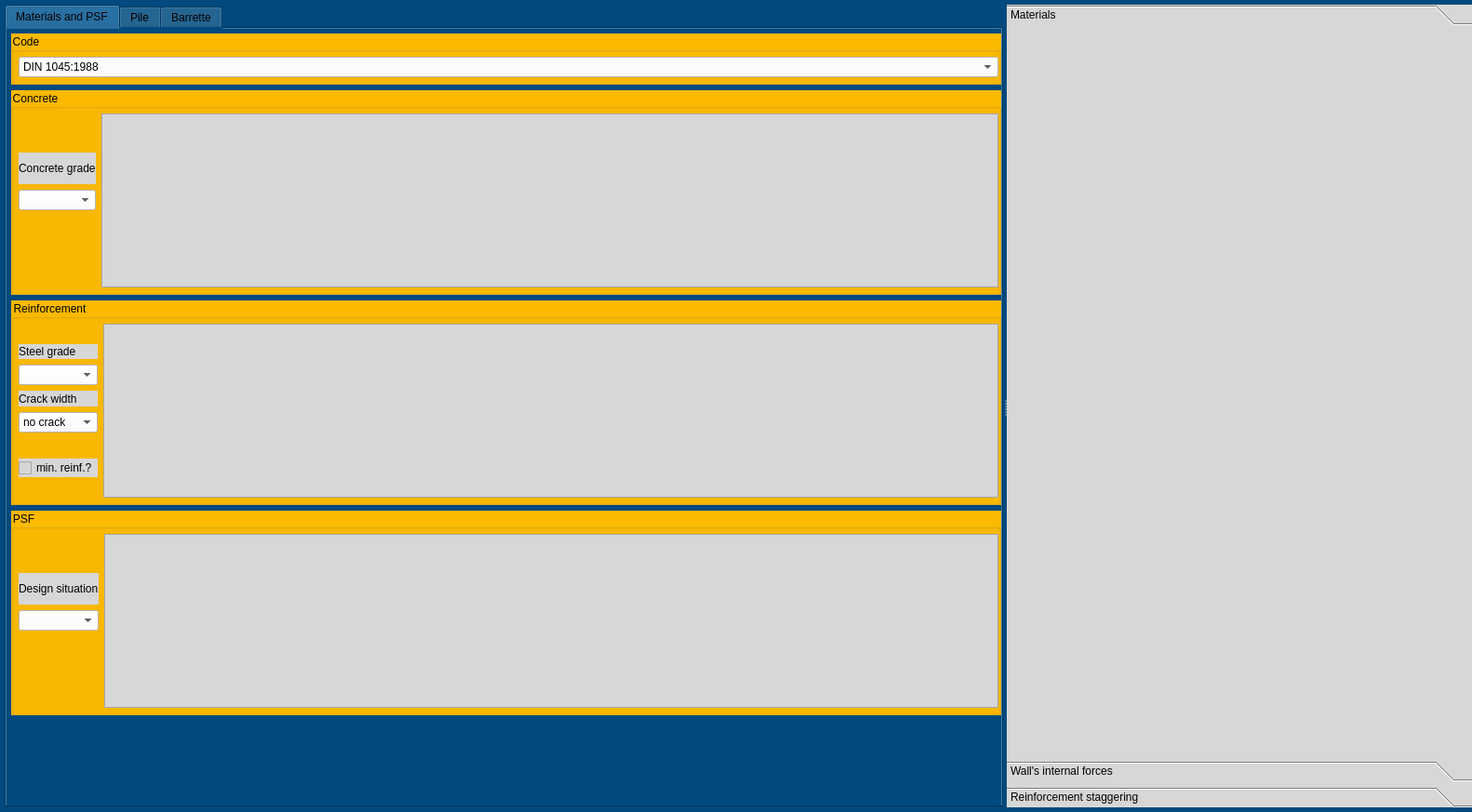
<?xml version="1.0" encoding="UTF-8"?>
<ui version="4.0">
 <class>Form</class>
 <widget class="QWidget" name="Form">
  <property name="geometry">
   <rect>
    <x>0</x>
    <y>0</y>
    <width>1567</width>
    <height>873</height>
   </rect>
  </property>
  <property name="windowTitle">
   <string>Wall dimensioning</string>
  </property>
  <property name="styleSheet">
   <string notr="true">QWidget{
background-color: rgb(0, 74, 127);
}

QPushButton{
background-color: rgb(205, 205, 205);
}

QLineEdit{
background-color:rgb(255, 255, 255)
}

QLabel{
background-color:rgb(215, 215, 215)
}

QCheckBox{
background-color:rgb(215, 215, 215)
}


QTableWidget{
background-color:rgb(215, 215, 215)
}

QComboBox{
background-color:rgb(255, 255, 255)
}


</string>
  </property>
  <layout class="QHBoxLayout" name="horizontalLayout">
   <property name="leftMargin">
    <number>5</number>
   </property>
   <property name="topMargin">
    <number>5</number>
   </property>
   <property name="rightMargin">
    <number>0</number>
   </property>
   <property name="bottomMargin">
    <number>5</number>
   </property>
   <item>
    <widget class="QSplitter" name="splitter">
     <property name="sizePolicy">
      <sizepolicy hsizetype="Preferred" vsizetype="Preferred">
       <horstretch>0</horstretch>
       <verstretch>0</verstretch>
      </sizepolicy>
     </property>
     <property name="baseSize">
      <size>
       <width>0</width>
       <height>0</height>
      </size>
     </property>
     <property name="orientation">
      <enum>Qt::Horizontal</enum>
     </property>
     <widget class="QTabWidget" name="tabWidget">
      <property name="sizePolicy">
       <sizepolicy hsizetype="MinimumExpanding" vsizetype="Expanding">
        <horstretch>0</horstretch>
        <verstretch>0</verstretch>
       </sizepolicy>
      </property>
      <property name="styleSheet">
       <string notr="true"/>
      </property>
      <property name="currentIndex">
       <number>0</number>
      </property>
      <widget class="QWidget" name="tab">
       <property name="styleSheet">
        <string notr="true">QGroupBox{
background-color: rgb(251, 185, 0);
}
</string>
       </property>
       <attribute name="title">
        <string>Materials and PSF</string>
       </attribute>
       <layout class="QVBoxLayout" name="verticalLayout">
        <property name="leftMargin">
         <number>5</number>
        </property>
        <property name="topMargin">
         <number>5</number>
        </property>
        <property name="rightMargin">
         <number>0</number>
        </property>
        <property name="bottomMargin">
         <number>5</number>
        </property>
        <item>
         <widget class="QGroupBox" name="groupBox">
          <property name="styleSheet">
           <string notr="true"/>
          </property>
          <property name="title">
           <string>Code</string>
          </property>
          <layout class="QGridLayout" name="gridLayout">
           <property name="leftMargin">
            <number>5</number>
           </property>
           <property name="topMargin">
            <number>5</number>
           </property>
           <property name="rightMargin">
            <number>0</number>
           </property>
           <property name="bottomMargin">
            <number>5</number>
           </property>
           <item row="0" column="0">
            <widget class="QComboBox" name="comboBox">
             <property name="styleSheet">
              <string notr="true">background-color: rgb(255, 255, 255);</string>
             </property>
             <item>
              <property name="text">
               <string>DIN 1045:1988</string>
              </property>
             </item>
             <item>
              <property name="text">
               <string>DIN 1045:2008</string>
              </property>
             </item>
             <item>
              <property name="text">
               <string>EN 1992-1-1:2004 (Eurocode 2)</string>
              </property>
             </item>
             <item>
              <property name="text">
               <string>DIN EN 1992-1-1:2004 + AX:2010 + NA:2011</string>
              </property>
             </item>
            </widget>
           </item>
          </layout>
         </widget>
        </item>
        <item>
         <widget class="QGroupBox" name="groupBox_2">
          <property name="title">
           <string>Concrete</string>
          </property>
          <layout class="QGridLayout" name="gridLayout_2">
           <property name="leftMargin">
            <number>5</number>
           </property>
           <property name="topMargin">
            <number>5</number>
           </property>
           <property name="rightMargin">
            <number>0</number>
           </property>
           <property name="bottomMargin">
            <number>5</number>
           </property>
           <item row="0" column="1" rowspan="5">
            <widget class="QTableWidget" name="tableWidget">
             <attribute name="horizontalHeaderDefaultSectionSize">
              <number>80</number>
             </attribute>
            </widget>
           </item>
           <item row="1" column="0">
            <widget class="QLabel" name="label">
             <property name="text">
              <string>Concrete grade</string>
             </property>
            </widget>
           </item>
           <item row="2" column="0">
            <widget class="QComboBox" name="comboBox_2">
             <property name="styleSheet">
              <string notr="true">background-color: rgb(255, 255, 255);</string>
             </property>
            </widget>
           </item>
          </layout>
         </widget>
        </item>
        <item>
         <widget class="QGroupBox" name="groupBox_3">
          <property name="title">
           <string>Reinforcement</string>
          </property>
          <layout class="QGridLayout" name="gridLayout_3">
           <property name="leftMargin">
            <number>5</number>
           </property>
           <property name="topMargin">
            <number>5</number>
           </property>
           <property name="rightMargin">
            <number>0</number>
           </property>
           <property name="bottomMargin">
            <number>5</number>
           </property>
           <item row="4" column="0">
            <widget class="QComboBox" name="comboBox_5">
             <property name="styleSheet">
              <string notr="true">background-color: rgb(255, 255, 255);</string>
             </property>
             <item>
              <property name="text">
               <string>no crack</string>
              </property>
             </item>
             <item>
              <property name="text">
               <string>0.4 mm</string>
              </property>
             </item>
             <item>
              <property name="text">
               <string>0.3 mm</string>
              </property>
             </item>
             <item>
              <property name="text">
               <string>0.2 mm</string>
              </property>
             </item>
            </widget>
           </item>
           <item row="3" column="0">
            <widget class="QLabel" name="label_4">
             <property name="text">
              <string>Crack width</string>
             </property>
            </widget>
           </item>
           <item row="2" column="0">
            <widget class="QComboBox" name="comboBox_3">
             <property name="styleSheet">
              <string notr="true">background-color: rgb(255, 255, 255);</string>
             </property>
            </widget>
           </item>
           <item row="1" column="0">
            <widget class="QLabel" name="label_2">
             <property name="text">
              <string>Steel grade</string>
             </property>
            </widget>
           </item>
           <item row="0" column="1" rowspan="8">
            <widget class="QTableWidget" name="tableWidget_2">
             <attribute name="horizontalHeaderDefaultSectionSize">
              <number>80</number>
             </attribute>
            </widget>
           </item>
           <item row="6" column="0">
            <widget class="QCheckBox" name="checkBox_4">
             <property name="text">
              <string>min. reinf.?</string>
             </property>
            </widget>
           </item>
          </layout>
         </widget>
        </item>
        <item>
         <widget class="QGroupBox" name="groupBox_4">
          <property name="title">
           <string>PSF</string>
          </property>
          <layout class="QGridLayout" name="gridLayout_4">
           <property name="leftMargin">
            <number>5</number>
           </property>
           <property name="topMargin">
            <number>5</number>
           </property>
           <property name="rightMargin">
            <number>0</number>
           </property>
           <property name="bottomMargin">
            <number>5</number>
           </property>
           <item row="1" column="0">
            <widget class="QLabel" name="label_3">
             <property name="text">
              <string>Design situation</string>
             </property>
            </widget>
           </item>
           <item row="0" column="1" rowspan="5">
            <widget class="QTableWidget" name="tableWidget_3">
             <attribute name="horizontalHeaderDefaultSectionSize">
              <number>80</number>
             </attribute>
            </widget>
           </item>
           <item row="2" column="0">
            <widget class="QComboBox" name="comboBox_4">
             <property name="styleSheet">
              <string notr="true">background-color: rgb(255, 255, 255);</string>
             </property>
            </widget>
           </item>
          </layout>
         </widget>
        </item>
        <item>
         <spacer name="verticalSpacer">
          <property name="orientation">
           <enum>Qt::Vertical</enum>
          </property>
          <property name="sizeHint" stdset="0">
           <size>
            <width>20</width>
            <height>97</height>
           </size>
          </property>
         </spacer>
        </item>
       </layout>
      </widget>
      <widget class="QWidget" name="tab_2">
       <property name="styleSheet">
        <string notr="true">QGroupBox{
background-color: rgb(251, 185, 0);
}</string>
       </property>
       <attribute name="title">
        <string>Pile</string>
       </attribute>
       <layout class="QVBoxLayout" name="verticalLayout_3">
        <property name="leftMargin">
         <number>5</number>
        </property>
        <property name="topMargin">
         <number>5</number>
        </property>
        <property name="rightMargin">
         <number>0</number>
        </property>
        <property name="bottomMargin">
         <number>5</number>
        </property>
        <item>
         <widget class="QGroupBox" name="groupBox_5">
          <property name="maximumSize">
           <size>
            <width>16777215</width>
            <height>200</height>
           </size>
          </property>
          <property name="title">
           <string>Cross-section</string>
          </property>
          <layout class="QGridLayout" name="gridLayout_5">
           <property name="leftMargin">
            <number>5</number>
           </property>
           <property name="topMargin">
            <number>5</number>
           </property>
           <property name="rightMargin">
            <number>0</number>
           </property>
           <property name="bottomMargin">
            <number>5</number>
           </property>
           <item row="0" column="0">
            <layout class="QHBoxLayout" name="horizontalLayout_2">
             <item>
              <widget class="QTableWidget" name="tableWidget_4">
               <property name="maximumSize">
                <size>
                 <width>16777215</width>
                 <height>16777215</height>
                </size>
               </property>
               <attribute name="horizontalHeaderDefaultSectionSize">
                <number>80</number>
               </attribute>
              </widget>
             </item>
             <item>
              <widget class="QWidget" name="widget_2" native="true">
               <property name="minimumSize">
                <size>
                 <width>100</width>
                 <height>0</height>
                </size>
               </property>
              </widget>
             </item>
            </layout>
           </item>
          </layout>
         </widget>
        </item>
        <item>
         <widget class="QGroupBox" name="groupBox_6">
          <property name="title">
           <string>Reinforcement staggering</string>
          </property>
          <layout class="QGridLayout" name="gridLayout_6">
           <property name="leftMargin">
            <number>5</number>
           </property>
           <property name="topMargin">
            <number>5</number>
           </property>
           <property name="bottomMargin">
            <number>5</number>
           </property>
           <item row="0" column="9">
            <widget class="QLabel" name="label_15">
             <property name="toolTip">
              <string>&lt;html&gt;&lt;head/&gt;&lt;body&gt;&lt;p&gt;For taking into account partial compressive axial force, please set the percentage used before loading internal forces.&lt;/p&gt;&lt;p&gt;When loading internal forces from PLAXIS2D's report generation, please set the x coordinate for wall beforehand. This setting is to select a wall among multiple walls existing in the PLAXIS2D's model.&lt;/p&gt;&lt;p&gt;When exporting data from PLAXIS2D Output, in addition to Table of plate force evelopes, the table for total displacement should also be selected. Displacements are used for plotting only. &lt;br/&gt;&lt;img src=&quot;:/images/wall_data_selection_plaxis2d.PNG&quot;/&gt;&lt;/p&gt;&lt;p&gt;To calculate the required reinforcement, the user can select between two methods: py_StB and 0_stb. py_StB is a Python counterpart of 0_stb. If 0_stb is selected, the Excel tool 0_stb.xlsm will be opened. Please just close this Excel file after the calculation is finished.&lt;/p&gt;&lt;/body&gt;&lt;/html&gt;</string>
             </property>
             <property name="styleSheet">
              <string notr="true">background-color: rgb(85, 255, 255);</string>
             </property>
             <property name="text">
              <string>Information?</string>
             </property>
            </widget>
           </item>
           <item row="1" column="4">
            <widget class="QComboBox" name="comboBox_7">
             <property name="styleSheet">
              <string notr="true">background-color: rgb(255, 255, 255);</string>
             </property>
             <item>
              <property name="text">
               <string>py_StB</string>
              </property>
             </item>
             <item>
              <property name="text">
               <string>0_stb</string>
              </property>
             </item>
            </widget>
           </item>
           <item row="4" column="8" colspan="2">
            <widget class="QLineEdit" name="lineEdit_2">
             <property name="sizePolicy">
              <sizepolicy hsizetype="Minimum" vsizetype="Fixed">
               <horstretch>0</horstretch>
               <verstretch>0</verstretch>
              </sizepolicy>
             </property>
             <property name="styleSheet">
              <string notr="true">background-color: rgb(242, 255, 116);</string>
             </property>
             <property name="text">
              <string>10, 12, 16, 20</string>
             </property>
            </widget>
           </item>
           <item row="0" column="1">
            <widget class="QLabel" name="label_14">
             <property name="sizePolicy">
              <sizepolicy hsizetype="Minimum" vsizetype="Preferred">
               <horstretch>0</horstretch>
               <verstretch>0</verstretch>
              </sizepolicy>
             </property>
             <property name="text">
              <string>Wall position, x = </string>
             </property>
            </widget>
           </item>
           <item row="0" column="3">
            <widget class="QLineEdit" name="lineEdit_7">
             <property name="sizePolicy">
              <sizepolicy hsizetype="Minimum" vsizetype="Fixed">
               <horstretch>0</horstretch>
               <verstretch>0</verstretch>
              </sizepolicy>
             </property>
             <property name="text">
              <string>0.0</string>
             </property>
            </widget>
           </item>
           <item row="0" column="5">
            <widget class="QLineEdit" name="lineEdit_5">
             <property name="sizePolicy">
              <sizepolicy hsizetype="Minimum" vsizetype="Fixed">
               <horstretch>0</horstretch>
               <verstretch>0</verstretch>
              </sizepolicy>
             </property>
             <property name="text">
              <string/>
             </property>
            </widget>
           </item>
           <item row="4" column="3" colspan="2">
            <widget class="QLineEdit" name="lineEdit">
             <property name="sizePolicy">
              <sizepolicy hsizetype="Minimum" vsizetype="Fixed">
               <horstretch>0</horstretch>
               <verstretch>0</verstretch>
              </sizepolicy>
             </property>
             <property name="styleSheet">
              <string notr="true">background-color: rgb(242, 255, 116);</string>
             </property>
             <property name="text">
              <string>25, 32, 40, D25, D32, D40</string>
             </property>
            </widget>
           </item>
           <item row="1" column="3">
            <widget class="QLabel" name="label_10">
             <property name="sizePolicy">
              <sizepolicy hsizetype="Minimum" vsizetype="Preferred">
               <horstretch>0</horstretch>
               <verstretch>0</verstretch>
              </sizepolicy>
             </property>
             <property name="text">
              <string>Calculation method: </string>
             </property>
            </widget>
           </item>
           <item row="0" column="7" colspan="2">
            <spacer name="horizontalSpacer_8">
             <property name="orientation">
              <enum>Qt::Horizontal</enum>
             </property>
             <property name="sizeHint" stdset="0">
              <size>
               <width>40</width>
               <height>20</height>
              </size>
             </property>
            </spacer>
           </item>
           <item row="1" column="5" colspan="3">
            <spacer name="horizontalSpacer_9">
             <property name="orientation">
              <enum>Qt::Horizontal</enum>
             </property>
             <property name="sizeHint" stdset="0">
              <size>
               <width>40</width>
               <height>20</height>
              </size>
             </property>
            </spacer>
           </item>
           <item row="4" column="1">
            <widget class="QLabel" name="label_5">
             <property name="text">
              <string>Bar diameters for vertical reinf.</string>
             </property>
            </widget>
           </item>
           <item row="1" column="8">
            <widget class="QCheckBox" name="checkBox">
             <property name="text">
              <string>Separate graphs</string>
             </property>
            </widget>
           </item>
           <item row="4" column="5">
            <spacer name="horizontalSpacer_10">
             <property name="orientation">
              <enum>Qt::Horizontal</enum>
             </property>
             <property name="sizeHint" stdset="0">
              <size>
               <width>40</width>
               <height>20</height>
              </size>
             </property>
            </spacer>
           </item>
           <item row="0" column="4">
            <widget class="QLabel" name="label_12">
             <property name="sizePolicy">
              <sizepolicy hsizetype="Minimum" vsizetype="Preferred">
               <horstretch>0</horstretch>
               <verstretch>0</verstretch>
              </sizepolicy>
             </property>
             <property name="text">
              <string>Compressive axial force N [%]</string>
             </property>
            </widget>
           </item>
           <item row="2" column="5">
            <spacer name="horizontalSpacer_3">
             <property name="orientation">
              <enum>Qt::Horizontal</enum>
             </property>
             <property name="sizeHint" stdset="0">
              <size>
               <width>40</width>
               <height>20</height>
              </size>
             </property>
            </spacer>
           </item>
           <item row="5" column="5" colspan="5">
            <widget class="QTableWidget" name="tableWidget_6">
             <property name="styleSheet">
              <string notr="true"/>
             </property>
             <attribute name="horizontalHeaderDefaultSectionSize">
              <number>60</number>
             </attribute>
            </widget>
           </item>
           <item row="5" column="1" colspan="4">
            <widget class="QTableWidget" name="tableWidget_5">
             <property name="styleSheet">
              <string notr="true"/>
             </property>
             <attribute name="horizontalHeaderDefaultSectionSize">
              <number>60</number>
             </attribute>
            </widget>
           </item>
           <item row="2" column="8">
            <widget class="QPushButton" name="pushButton_3">
             <property name="text">
              <string>Print report</string>
             </property>
            </widget>
           </item>
           <item row="2" column="9">
            <widget class="QPushButton" name="pushButton_9">
             <property name="text">
              <string>Email Ragadeep</string>
             </property>
            </widget>
           </item>
           <item row="2" column="7">
            <spacer name="horizontalSpacer">
             <property name="orientation">
              <enum>Qt::Horizontal</enum>
             </property>
             <property name="sizeHint" stdset="0">
              <size>
               <width>40</width>
               <height>20</height>
              </size>
             </property>
            </spacer>
           </item>
           <item row="2" column="1">
            <widget class="QPushButton" name="pushButton">
             <property name="enabled">
              <bool>true</bool>
             </property>
             <property name="text">
              <string>Load wall's internal forces</string>
             </property>
             <property name="checkable">
              <bool>false</bool>
             </property>
             <property name="checked">
              <bool>false</bool>
             </property>
             <property name="autoRepeat">
              <bool>false</bool>
             </property>
             <property name="autoDefault">
              <bool>false</bool>
             </property>
             <property name="default">
              <bool>false</bool>
             </property>
             <property name="flat">
              <bool>false</bool>
             </property>
            </widget>
           </item>
           <item row="1" column="1">
            <widget class="QPushButton" name="pushButton_11">
             <property name="text">
              <string>Load data from  PLAXIS report generator</string>
             </property>
            </widget>
           </item>
           <item row="1" column="9">
            <widget class="QPushButton" name="pushButton_7">
             <property name="text">
              <string>Write file</string>
             </property>
            </widget>
           </item>
           <item row="4" column="7">
            <widget class="QLabel" name="label_6">
             <property name="text">
              <string>Bar diameters for shear reinf.</string>
             </property>
            </widget>
           </item>
           <item row="2" column="3">
            <widget class="QPushButton" name="pushButton_2">
             <property name="text">
              <string>Calc. req. reinf</string>
             </property>
            </widget>
           </item>
           <item row="2" column="4">
            <widget class="QPushButton" name="pushButton_13">
             <property name="text">
              <string>Load calculated reinf</string>
             </property>
            </widget>
           </item>
          </layout>
         </widget>
        </item>
        <item>
         <widget class="QLabel" name="label_9">
          <property name="text">
           <string>Data path: </string>
          </property>
         </widget>
        </item>
       </layout>
      </widget>
      <widget class="QWidget" name="tab_3">
       <property name="styleSheet">
        <string notr="true">QGroupBox{
background-color: rgb(251, 185, 0);
}</string>
       </property>
       <attribute name="title">
        <string>Barrette</string>
       </attribute>
       <layout class="QVBoxLayout" name="verticalLayout_6">
        <property name="leftMargin">
         <number>5</number>
        </property>
        <property name="topMargin">
         <number>5</number>
        </property>
        <property name="rightMargin">
         <number>0</number>
        </property>
        <property name="bottomMargin">
         <number>5</number>
        </property>
        <item>
         <widget class="QGroupBox" name="groupBox_7">
          <property name="maximumSize">
           <size>
            <width>16777215</width>
            <height>200</height>
           </size>
          </property>
          <property name="title">
           <string>Cross-section</string>
          </property>
          <layout class="QGridLayout" name="gridLayout_7">
           <property name="leftMargin">
            <number>5</number>
           </property>
           <property name="topMargin">
            <number>5</number>
           </property>
           <property name="rightMargin">
            <number>0</number>
           </property>
           <property name="bottomMargin">
            <number>5</number>
           </property>
           <item row="0" column="1">
            <layout class="QHBoxLayout" name="horizontalLayout_3">
             <item>
              <widget class="QTableWidget" name="tableWidget_7">
               <property name="maximumSize">
                <size>
                 <width>16777215</width>
                 <height>16777215</height>
                </size>
               </property>
               <attribute name="horizontalHeaderDefaultSectionSize">
                <number>80</number>
               </attribute>
              </widget>
             </item>
             <item>
              <widget class="QWidget" name="widget_5" native="true">
               <property name="minimumSize">
                <size>
                 <width>100</width>
                 <height>0</height>
                </size>
               </property>
              </widget>
             </item>
            </layout>
           </item>
          </layout>
         </widget>
        </item>
        <item>
         <widget class="QGroupBox" name="groupBox_8">
          <property name="title">
           <string>Reinforcement staggering</string>
          </property>
          <layout class="QGridLayout" name="gridLayout_8">
           <property name="leftMargin">
            <number>5</number>
           </property>
           <property name="topMargin">
            <number>5</number>
           </property>
           <property name="rightMargin">
            <number>0</number>
           </property>
           <property name="bottomMargin">
            <number>5</number>
           </property>
           <item row="2" column="4" colspan="3">
            <spacer name="horizontalSpacer_7">
             <property name="orientation">
              <enum>Qt::Horizontal</enum>
             </property>
             <property name="sizeHint" stdset="0">
              <size>
               <width>40</width>
               <height>20</height>
              </size>
             </property>
            </spacer>
           </item>
           <item row="1" column="1">
            <widget class="QLabel" name="label_11">
             <property name="text">
              <string>Calculation method:</string>
             </property>
            </widget>
           </item>
           <item row="3" column="1">
            <widget class="QLineEdit" name="lineEdit_3">
             <property name="sizePolicy">
              <sizepolicy hsizetype="Minimum" vsizetype="Fixed">
               <horstretch>0</horstretch>
               <verstretch>0</verstretch>
              </sizepolicy>
             </property>
             <property name="styleSheet">
              <string notr="true">background-color: rgb(242, 255, 116);</string>
             </property>
             <property name="text">
              <string>25, 32, 40, D25, D32, D40</string>
             </property>
            </widget>
           </item>
           <item row="0" column="1">
            <widget class="QLineEdit" name="lineEdit_8">
             <property name="sizePolicy">
              <sizepolicy hsizetype="Minimum" vsizetype="Fixed">
               <horstretch>0</horstretch>
               <verstretch>0</verstretch>
              </sizepolicy>
             </property>
             <property name="text">
              <string>0.0</string>
             </property>
            </widget>
           </item>
           <item row="2" column="3">
            <widget class="QCheckBox" name="checkBox_3">
             <property name="text">
              <string>Symmetric?</string>
             </property>
            </widget>
           </item>
           <item row="3" column="0">
            <widget class="QLabel" name="label_7">
             <property name="text">
              <string>Bar diameters for vertical reinf.</string>
             </property>
            </widget>
           </item>
           <item row="2" column="9">
            <widget class="QPushButton" name="pushButton_6">
             <property name="text">
              <string>Print report</string>
             </property>
            </widget>
           </item>
           <item row="3" column="9" colspan="2">
            <widget class="QLineEdit" name="lineEdit_4">
             <property name="sizePolicy">
              <sizepolicy hsizetype="Minimum" vsizetype="Fixed">
               <horstretch>0</horstretch>
               <verstretch>0</verstretch>
              </sizepolicy>
             </property>
             <property name="styleSheet">
              <string notr="true">background-color: rgb(242, 255, 116);</string>
             </property>
             <property name="text">
              <string>10, 12, 16, 20</string>
             </property>
            </widget>
           </item>
           <item row="1" column="10">
            <widget class="QPushButton" name="pushButton_8">
             <property name="text">
              <string>Write file</string>
             </property>
            </widget>
           </item>
           <item row="0" column="0">
            <widget class="QLabel" name="label_16">
             <property name="text">
              <string>Wall position, x =</string>
             </property>
            </widget>
           </item>
           <item row="2" column="10">
            <widget class="QPushButton" name="pushButton_10">
             <property name="text">
              <string>Email Ragadeep</string>
             </property>
            </widget>
           </item>
           <item row="2" column="7" colspan="2">
            <spacer name="horizontalSpacer_2">
             <property name="orientation">
              <enum>Qt::Horizontal</enum>
             </property>
             <property name="sizeHint" stdset="0">
              <size>
               <width>40</width>
               <height>20</height>
              </size>
             </property>
            </spacer>
           </item>
           <item row="1" column="9">
            <widget class="QCheckBox" name="checkBox_2">
             <property name="text">
              <string>Separate graphs</string>
             </property>
            </widget>
           </item>
           <item row="1" column="0">
            <widget class="QPushButton" name="pushButton_12">
             <property name="text">
              <string>Load data from  PLAXIS report generator</string>
             </property>
            </widget>
           </item>
           <item row="2" column="1">
            <widget class="QPushButton" name="pushButton_5">
             <property name="text">
              <string>Calc. req. reinf</string>
             </property>
            </widget>
           </item>
           <item row="3" column="7" colspan="2">
            <widget class="QLabel" name="label_8">
             <property name="text">
              <string>Bar diameters for shear reinf.</string>
             </property>
            </widget>
           </item>
           <item row="0" column="10">
            <widget class="QLabel" name="label_17">
             <property name="toolTip">
              <string>&lt;html&gt;&lt;head/&gt;&lt;body&gt;&lt;p&gt;For taking into account partial compressive axial force, please set the percentage used before loading internal forces.&lt;/p&gt;&lt;p&gt;When loading internal forces from PLAXIS2D's report generation, please set the x coordinate for wall beforehand. This setting is to select a wall among multiple walls existing in the PLAXIS2D's model.&lt;/p&gt;&lt;p&gt;When exporting data from PLAXIS2D Output, in addition to Table of plate force evelopes, the table for total displacement should also be selected. Displacements are used for plotting only. &lt;br/&gt;&lt;img src=&quot;:/images/wall_data_selection_plaxis2d.PNG&quot;/&gt;&lt;/p&gt;&lt;p&gt;To calculate the required reinforcement, the user can select between two methods: py_StB and 0_stb. py_StB is a Python counterpart of 0_stb. If 0_stb is selected, the Excel tool 0_stb.xlsm will be opened. Please just close this Excel file after the calculation is finished.&lt;/p&gt;&lt;/body&gt;&lt;/html&gt;</string>
             </property>
             <property name="styleSheet">
              <string notr="true">background-color: rgb(85, 255, 255);</string>
             </property>
             <property name="text">
              <string>Information?</string>
             </property>
            </widget>
           </item>
           <item row="4" column="0" colspan="11">
            <widget class="QTabWidget" name="tabWidget_2">
             <property name="currentIndex">
              <number>0</number>
             </property>
             <widget class="QWidget" name="tab_4">
              <attribute name="title">
               <string>Vertical reinforcement</string>
              </attribute>
              <layout class="QGridLayout" name="gridLayout_9">
               <property name="leftMargin">
                <number>0</number>
               </property>
               <property name="topMargin">
                <number>0</number>
               </property>
               <property name="rightMargin">
                <number>0</number>
               </property>
               <property name="bottomMargin">
                <number>0</number>
               </property>
               <item row="0" column="0">
                <widget class="QTableWidget" name="tableWidget_8"/>
               </item>
               <item row="0" column="1">
                <widget class="QTableWidget" name="tableWidget_9"/>
               </item>
              </layout>
             </widget>
             <widget class="QWidget" name="tab_5">
              <attribute name="title">
               <string>Horizontal reinforcement</string>
              </attribute>
              <layout class="QGridLayout" name="gridLayout_10">
               <property name="leftMargin">
                <number>0</number>
               </property>
               <property name="topMargin">
                <number>0</number>
               </property>
               <property name="rightMargin">
                <number>0</number>
               </property>
               <property name="bottomMargin">
                <number>0</number>
               </property>
               <item row="0" column="0">
                <widget class="QTableWidget" name="tableWidget_10"/>
               </item>
              </layout>
             </widget>
            </widget>
           </item>
           <item row="0" column="5" colspan="5">
            <spacer name="horizontalSpacer_4">
             <property name="orientation">
              <enum>Qt::Horizontal</enum>
             </property>
             <property name="sizeHint" stdset="0">
              <size>
               <width>40</width>
               <height>20</height>
              </size>
             </property>
            </spacer>
           </item>
           <item row="2" column="0">
            <widget class="QPushButton" name="pushButton_4">
             <property name="enabled">
              <bool>true</bool>
             </property>
             <property name="text">
              <string>Load wall's internal forces</string>
             </property>
             <property name="checkable">
              <bool>false</bool>
             </property>
             <property name="checked">
              <bool>false</bool>
             </property>
             <property name="autoRepeat">
              <bool>false</bool>
             </property>
             <property name="autoDefault">
              <bool>false</bool>
             </property>
             <property name="default">
              <bool>false</bool>
             </property>
             <property name="flat">
              <bool>false</bool>
             </property>
            </widget>
           </item>
           <item row="2" column="2">
            <widget class="QPushButton" name="pushButton_14">
             <property name="text">
              <string>Load calculated reinf</string>
             </property>
            </widget>
           </item>
           <item row="1" column="2">
            <widget class="QComboBox" name="comboBox_8">
             <property name="styleSheet">
              <string notr="true">background-color: rgb(255, 255, 255);</string>
             </property>
             <item>
              <property name="text">
               <string>py_StB</string>
              </property>
             </item>
             <item>
              <property name="text">
               <string>0_stb</string>
              </property>
             </item>
            </widget>
           </item>
           <item row="0" column="2">
            <widget class="QLabel" name="label_13">
             <property name="text">
              <string>Compressive axial force N [%]</string>
             </property>
            </widget>
           </item>
           <item row="0" column="3">
            <widget class="QLineEdit" name="lineEdit_6">
             <property name="sizePolicy">
              <sizepolicy hsizetype="Minimum" vsizetype="Fixed">
               <horstretch>0</horstretch>
               <verstretch>0</verstretch>
              </sizepolicy>
             </property>
             <property name="text">
              <string/>
             </property>
            </widget>
           </item>
           <item row="3" column="2" colspan="5">
            <spacer name="horizontalSpacer_5">
             <property name="orientation">
              <enum>Qt::Horizontal</enum>
             </property>
             <property name="sizeHint" stdset="0">
              <size>
               <width>40</width>
               <height>20</height>
              </size>
             </property>
            </spacer>
           </item>
           <item row="1" column="3" colspan="6">
            <spacer name="horizontalSpacer_6">
             <property name="orientation">
              <enum>Qt::Horizontal</enum>
             </property>
             <property name="sizeHint" stdset="0">
              <size>
               <width>40</width>
               <height>20</height>
              </size>
             </property>
            </spacer>
           </item>
          </layout>
         </widget>
        </item>
       </layout>
      </widget>
     </widget>
     <widget class="QToolBox" name="toolBox">
      <property name="sizePolicy">
       <sizepolicy hsizetype="Expanding" vsizetype="Expanding">
        <horstretch>0</horstretch>
        <verstretch>0</verstretch>
       </sizepolicy>
      </property>
      <property name="minimumSize">
       <size>
        <width>500</width>
        <height>0</height>
       </size>
      </property>
      <property name="baseSize">
       <size>
        <width>0</width>
        <height>0</height>
       </size>
      </property>
      <property name="styleSheet">
       <string notr="true">background-color: rgb(215, 215, 215);</string>
      </property>
      <property name="currentIndex">
       <number>0</number>
      </property>
      <widget class="QWidget" name="page">
       <property name="geometry">
        <rect>
         <x>0</x>
         <y>0</y>
         <width>500</width>
         <height>782</height>
        </rect>
       </property>
       <attribute name="label">
        <string>Materials</string>
       </attribute>
       <layout class="QVBoxLayout" name="verticalLayout_2">
        <property name="leftMargin">
         <number>0</number>
        </property>
        <property name="topMargin">
         <number>5</number>
        </property>
        <property name="rightMargin">
         <number>5</number>
        </property>
        <property name="bottomMargin">
         <number>5</number>
        </property>
        <item>
         <widget class="QWidget" name="widget" native="true">
          <property name="sizePolicy">
           <sizepolicy hsizetype="Expanding" vsizetype="Preferred">
            <horstretch>0</horstretch>
            <verstretch>0</verstretch>
           </sizepolicy>
          </property>
         </widget>
        </item>
       </layout>
      </widget>
      <widget class="QWidget" name="page_2">
       <property name="geometry">
        <rect>
         <x>0</x>
         <y>0</y>
         <width>500</width>
         <height>782</height>
        </rect>
       </property>
       <attribute name="label">
        <string>Wall's internal forces</string>
       </attribute>
       <layout class="QVBoxLayout" name="verticalLayout_4">
        <property name="leftMargin">
         <number>0</number>
        </property>
        <property name="topMargin">
         <number>5</number>
        </property>
        <property name="rightMargin">
         <number>5</number>
        </property>
        <property name="bottomMargin">
         <number>5</number>
        </property>
        <item>
         <widget class="QWidget" name="widget_3" native="true"/>
        </item>
       </layout>
      </widget>
      <widget class="QWidget" name="page_3">
       <property name="geometry">
        <rect>
         <x>0</x>
         <y>0</y>
         <width>500</width>
         <height>782</height>
        </rect>
       </property>
       <attribute name="label">
        <string>Reinforcement staggering</string>
       </attribute>
       <layout class="QVBoxLayout" name="verticalLayout_5">
        <property name="leftMargin">
         <number>0</number>
        </property>
        <property name="topMargin">
         <number>5</number>
        </property>
        <property name="rightMargin">
         <number>5</number>
        </property>
        <property name="bottomMargin">
         <number>5</number>
        </property>
        <item>
         <widget class="QComboBox" name="comboBox_6">
          <property name="styleSheet">
           <string notr="true">background-color: rgb(242, 255, 116);</string>
          </property>
          <item>
           <property name="text">
            <string>All selected phases</string>
           </property>
          </item>
          <item>
           <property name="text">
            <string>Envelope</string>
           </property>
          </item>
         </widget>
        </item>
        <item>
         <widget class="QWidget" name="widget_4" native="true"/>
        </item>
       </layout>
      </widget>
     </widget>
    </widget>
   </item>
  </layout>
 </widget>
 <resources>
  <include location="images/resource_images.qrc"/>
 </resources>
 <connections/>
</ui>
